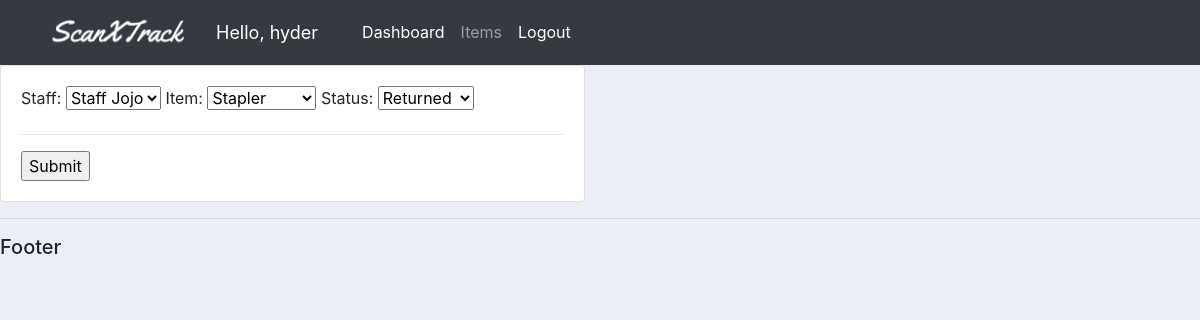
The page /update_borrow/1 (signed in) on the database its author committed.
### accounts/models.py (models this page shows, shortened)
class Borrowed_items(models.Model):
    STATUS = (
        ('Borrowed','Borrowed'),
        ('Returned','Returned')
    )
    staff = models.ForeignKey(Staff, null=True, on_delete=models.SET_NULL)
    item = models.ForeignKey(Item, null=True, on_delete=models.SET_NULL)
    status = models.CharField(max_length=200, null=True, choices=STATUS)
    date_created = models.DateTimeField(auto_now_add=True)

### accounts/views.py (the view)
# urls.py: path('update_borrow/<str:pk>', views.updateBorrow, name="update_borrow"),
@login_required(login_url="login")
def updateBorrow(request, pk):
    borrow = Borrowed_items.objects.get(id=pk)
    form = BorrowedForm(instance=borrow)
    if request.method == "POST":
        form = BorrowedForm(request.POST)
        if form.is_valid():
            form.save()
            return redirect("/")
    context = {"form": form}
    return render(request, "accounts/borrow_form.html", context)

### accounts/forms.py
class BorrowedForm(ModelForm):
    class Meta:
        model = Borrowed_items
        fields = "__all__"

### accounts/models.py (called while the page is built)
    def __str__(self):
        return self.name

    def __str__(self):
        return self.name

### accounts/templates/accounts/borrow_form.html (shortened to what this page needs)
{% extends 'accounts/main.html'%} {% load static %} {% block content %}
<div class="row">
  <div class="col-md-6">
    <div class="card card-body">
      <form action="" method="POST">
        {{ form }}
        <hr>
        <input type="submit" name="Submit" />
      </form>
    </div>
  </div>
</div>
{% endblock content %}

### accounts/templates/accounts/navbar.html (shortened to what this page needs)
{% load static %}
<nav class="navbar navbar-expand-lg navbar-dark bg-dark">
  <img id="logo" src="{% static 'images/logo.png' %}" />
  <span class="hello-msg">Hello, {{request.user}}</span>
  <div class="collapse navbar-collapse" id="navbarNav">
    <ul class="navbar-nav">
      <li class="nav-item active">
        <a class="nav-link" href="{% url 'home' %}">Dashboard </a>
      </li>
      <li class="nav-item">
        <a class="nav-link" href="{% url 'items' %}">Items</a>
      </li>
      <li class="nav-item active">
        <a class="nav-link" href="{% url 'logout' %}">Logout</a>
      </li>
  </div>
</nav>

### static/css/main.css (style rules this page uses)
#logo { width: 200px; height: auto; }
body { background-color: #ebeff5; }

### accounts/templates/accounts/navbar.html (style rules this page uses)
.hello-msg { font-size: 18px; color: #fff; margin-right: 20px; }

### rows shown on the page
Borrowed_items: staff "Staff Jojo", item "Stapler", status "Returned"

### other values the page prints
{{ request.user }} "hyder"
